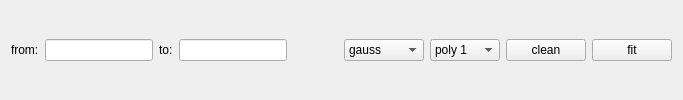
    <widget class="QWidget" name="lineFit">
     <attribute name="title">
      <string>linefit</string>
     </attribute>
     <layout class="QVBoxLayout" name="verticalLayout_3">
      <item>
       <layout class="QHBoxLayout" name="horizontalLayout">
        <item>
         <widget class="QLabel" name="fromLabelFit">
          <property name="sizePolicy">
           <sizepolicy hsizetype="Preferred" vsizetype="Fixed">
            <horstretch>0</horstretch>
            <verstretch>0</verstretch>
           </sizepolicy>
          </property>
          <property name="minimumSize">
           <size>
            <width>0</width>
            <height>24</height>
           </size>
          </property>
          <property name="text">
           <string>&lt;font color='black'&gt;from:&lt;/font&gt;</string>
          </property>
         </widget>
        </item>
        <item>
         <widget class="QLineEdit" name="startValueFit">
          <property name="minimumSize">
           <size>
            <width>0</width>
            <height>18</height>
           </size>
          </property>
         </widget>
        </item>
        <item>
         <widget class="QLabel" name="toLabelFit">
          <property name="sizePolicy">
           <sizepolicy hsizetype="Preferred" vsizetype="Fixed">
            <horstretch>0</horstretch>
            <verstretch>0</verstretch>
           </sizepolicy>
          </property>
          <property name="minimumSize">
           <size>
            <width>0</width>
            <height>24</height>
           </size>
          </property>
          <property name="text">
           <string>&lt;font color='black'&gt;to:&lt;/font&gt;</string>
          </property>
         </widget>
        </item>
        <item>
         <widget class="QLineEdit" name="endValueFit">
          <property name="minimumSize">
           <size>
            <width>0</width>
            <height>18</height>
           </size>
          </property>
         </widget>
        </item>
        <item>
         <widget class="QLabel" name="fitUnits">
          <property name="sizePolicy">
           <sizepolicy hsizetype="Preferred" vsizetype="Fixed">
            <horstretch>0</horstretch>
            <verstretch>0</verstretch>
           </sizepolicy>
          </property>
          <property name="minimumSize">
           <size>
            <width>45</width>
            <height>24</height>
           </size>
          </property>
          <property name="text">
           <string/>
          </property>
         </widget>
        </item>
        <item>
         <widget class="QComboBox" name="fitGauss">
          <property name="minimumSize">
           <size>
            <width>0</width>
            <height>21</height>
           </size>
          </property>
          <item>
           <property name="text">
            <string>gauss</string>
           </property>
          </item>
          <item>
           <property name="text">
            <string>no gauss</string>
           </property>
          </item>
         </widget>
        </item>
        <item>
         <widget class="QComboBox" name="fitPolyN">
          <property name="sizePolicy">
           <sizepolicy hsizetype="Preferred" vsizetype="Fixed">
            <horstretch>0</horstretch>
            <verstretch>0</verstretch>
           </sizepolicy>
          </property>
          <property name="minimumSize">
           <size>
            <width>0</width>
            <height>21</height>
           </size>
          </property>
          <item>
           <property name="text">
            <string>poly 1</string>
           </property>
          </item>
          <item>
           <property name="text">
            <string>poly 0</string>
           </property>
          </item>
          <item>
           <property name="text">
            <string>no poly</string>
           </property>
          </item>
         </widget>
        </item>
        <item>
         <widget class="QPushButton" name="clean">
          <property name="minimumSize">
           <size>
            <width>0</width>
            <height>21</height>
           </size>
          </property>
          <property name="text">
           <string>clean</string>
          </property>
         </widget>
        </item>
        <item>
         <widget class="QPushButton" name="fit">
          <property name="sizePolicy">
           <sizepolicy hsizetype="Minimum" vsizetype="Fixed">
            <horstretch>0</horstretch>
            <verstretch>0</verstretch>
           </sizepolicy>
          </property>
          <property name="minimumSize">
           <size>
            <width>0</width>
            <height>21</height>
           </size>
          </property>
          <property name="toolTip">
           <string>Collapse along the spectral axis.</string>
          </property>
          <property name="text">
           <string>fit</string>
          </property>
         </widget>
        </item>
       </layout>
      </item>
     </layout>
    </widget>
